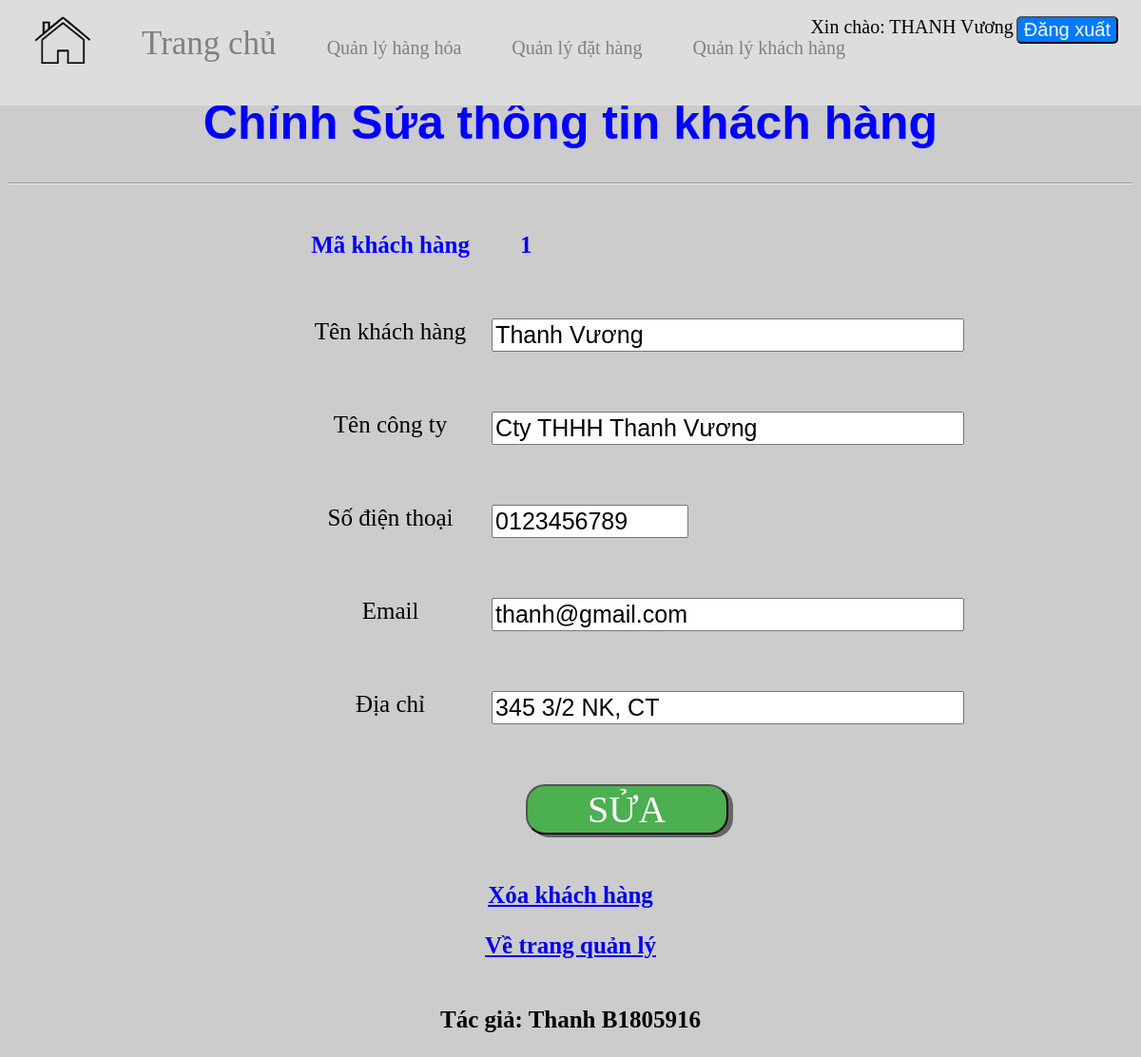
The app's page /admin/manage_cus/edit.php?id=1 (signed in) with its own data.
### tables this page shows
CREATE TABLE DiaChiKH
(
	MaDC INT AUTO_INCREMENT PRIMARY KEY,  
	DiaChi NVARCHAR(30) NOT NULL,  
	MSKH INT NOT NULL,  
	FOREIGN KEY (MSKH) REFERENCES KhachHang(MSKH)
);

CREATE TABLE KhachHang
(
	MSKH INT AUTO_INCREMENT PRIMARY KEY,  
	HoTenKH NVARCHAR(50) NOT NULL,  
	TenCongTy NVARCHAR(30),  
	SoDienThoai CHAR(10) NOT NULL UNIQUE,  
	Email VARCHAR(50) NOT NULL UNIQUE  
);

### dao/dao.php (called while the page is built, shortened)
<?php
abstract class DAO
{
    public function __construct($servername = "localhost", $username = "root", $password = "", $database = "quanlydathang")
    {
        $this->servername = $servername;
        $this->username = $username;
        $this->password = $password;
        $this->database = $database;
        $this->cnn = new mysqli($this->servername, $this->username, $this->password, $this->database);
    }
}
class KhacHangDAO extends DAO
{
    public function getDSKhachHang()
    {
        $sql = "SELECT * FROM KhachHang kh, DiaChiKH dc WHERE kh.MSKH = dc.MSKH;";
        $stmt = $this->cnn->query($sql);
        $cstmrs = [];
        while ($r = $stmt->fetch_assoc()) {
            $cstmrs[] = $r;
        }
        return $cstmrs;
    }
}

### admin/manage_cus/edit.php (the view, shortened to what this page needs)
<?php
    $path = $_SERVER['DOCUMENT_ROOT']."/CT428_WEB";
    require_once "$path/layouts/header-ad.php";
    $dao = new KhacHangDAO();
    $id = $_GET["id"];
    $cstmrs = $dao->getDSKhachHang();
    $cst = $cstmrs[$id-1];
?>
<h1>Chỉnh Sửa thông tin khách hàng</h1>
<hr>
<form class="dk" method="POST" action="edit.php?id=<?php echo $cst["MSKH"];?>" onsubmit="isValid()">
    <div style="color: blue; font-weight: 600; margin-top: 50px">
        <lable>Mã khách hàng</lable>
        <label style="text-align:left; margin-left:30px"><?php echo $cst["MSKH"];?></label>
    </div>
    <p class="err">&nbsp</p>
    <div>
        <label>Tên khách hàng</label>
        <input type="text" name="HoTenKH" id="cus_nam" value="<?php echo $cst["HoTenKH"]; ?>">
    </div>
    <p id="cus_nam_err" class="err">&nbsp</p>
    <div>
        <label>Tên công ty</label>
        <input type="text" name="TenCongTy" id="cus_ct" value="<?php echo $cst["TenCongTy"]; ?>">
    </div>
    <p id="cus_ct_err" class="err">&nbsp</p>
    <div>
        <label>Số điện thoại</label>
        <input type="text" style="width: 40%" name="SoDienThoai" id="cus_sdt" minlength="10" maxlength="10" list="sdt_list" value="<?php echo $cst["SoDienThoai"]; ?>">
    </div>
    <p id="cus_sdt_err" class="err">&nbsp</p>
    <div>
        <label>Email</label>
        <input type="email" name="Email" id="cus_el" value="<?php echo $cst["Email"]; ?>">
    </div>
    <p id="cus_el_err" class="err">&nbsp</p>
    <div>
        <label>Địa chỉ</label>
        <input type="text" name="DiaChi" id="cus_dc" value="<?php echo $cst["DiaChi"]; ?>">
    </div>
    <p id="cus_dc_err" class="err">&nbsp</p>
    <button class="btn btn-1" type="submit">Sửa</button>
</form>
<div class="lnk">
    <a href="delete.php?id=<?php echo $cst["MSKH"]; ?>"><h3>Xóa khách hàng</h3></a>
    <a href="manage.php"><h3>Về trang quản lý</h3></a>
</div>

### src/css/styles.css (style rules this page uses)
.dk { width: 60%; position: relative; left: 25%; }
.dk div { display: grid; grid-template-columns: 30% 1fr; }
.dk div > * { font-size: 25px; }
.dk .btn { font-size: 40px; width: 30%; }
* { font-size: 20px; }
.btn { color: #fff; border-radius: 20px; box-shadow: 5px 3px #666; outline: none; font-family: Montserrat-Bold; text-transform: uppercase; }
.btn-1 { background-color: #4CAF50; }
.lnk { margin: 50px; }
.err { color: red; }
h1 { font-size: 50px; font-family: sans-serif; color: #FF6600; }
h3 { font-size: 25px; }
body { position: relative; background-color: #CCCCCC; }

### admin/manage_cus/edit.php (style rules this page uses)
h1 { color: blue; }

### records on screen
diachikh: MSKH "1", DiaChi "345 3/2 NK, CT"
khachhang: HoTenKH "Thanh Vương", TenCongTy "Cty THHH Thanh Vương", SoDienThoai "0123456789", Email "thanh@gmail.com"

### other values on screen
$usr["HoTenNV"] "THANH Vương"
